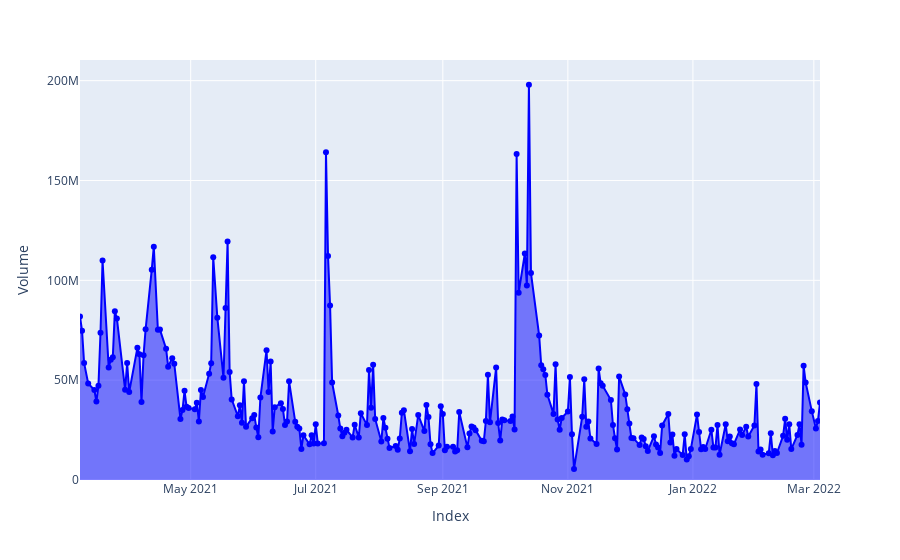

Notebook source saved alongside this figure:
### Markdown cell above
## <span style = "color:blue"> Volume plot </span>

### Code cell
area = px.area(data_frame= tatamotors_1year, 
    x = tatamotors_1year.index,
    y = 'Volume', markers= True,
     hover_data= ['High', 'Low'])
area.update_traces(line_color = 'Blue')
area.show()

### Figure 1 — Plotly figure (JSON) as saved in the notebook; plotly's stock layout.template omitted (floating-point values rounded to 4 significant figures; data arrays with more than 128 entries replaced by an {"elided": "..."} marker saying what was removed)
{"data": [{"customdata": {"elided": "246x2 float values"}, "hovertemplate": "Index=%{x}<br>Volume=%{y}<br>High=%{customdata[0]}<br>Low=%{customdata[1]}<extra></extra>", "legendgroup": "", "line": {"color": "Blue"}, "marker": {"symbol": "circle"}, "mode": "markers+lines", "name": "", "orientation": "v", "showlegend": false, "stackgroup": "1", "type": "scatter", "x": {"elided": "246 str values"}, "xaxis": "x", "y": {"elided": "246 int values"}, "yaxis": "y"}], "layout": {"legend": {"tracegroupgap": 0}, "margin": {"t": 60}, "xaxis": {"anchor": "y", "domain": [0, 1], "title": {"text": "Index"}}, "yaxis": {"anchor": "x", "domain": [0, 1], "title": {"text": "Volume"}}}}
